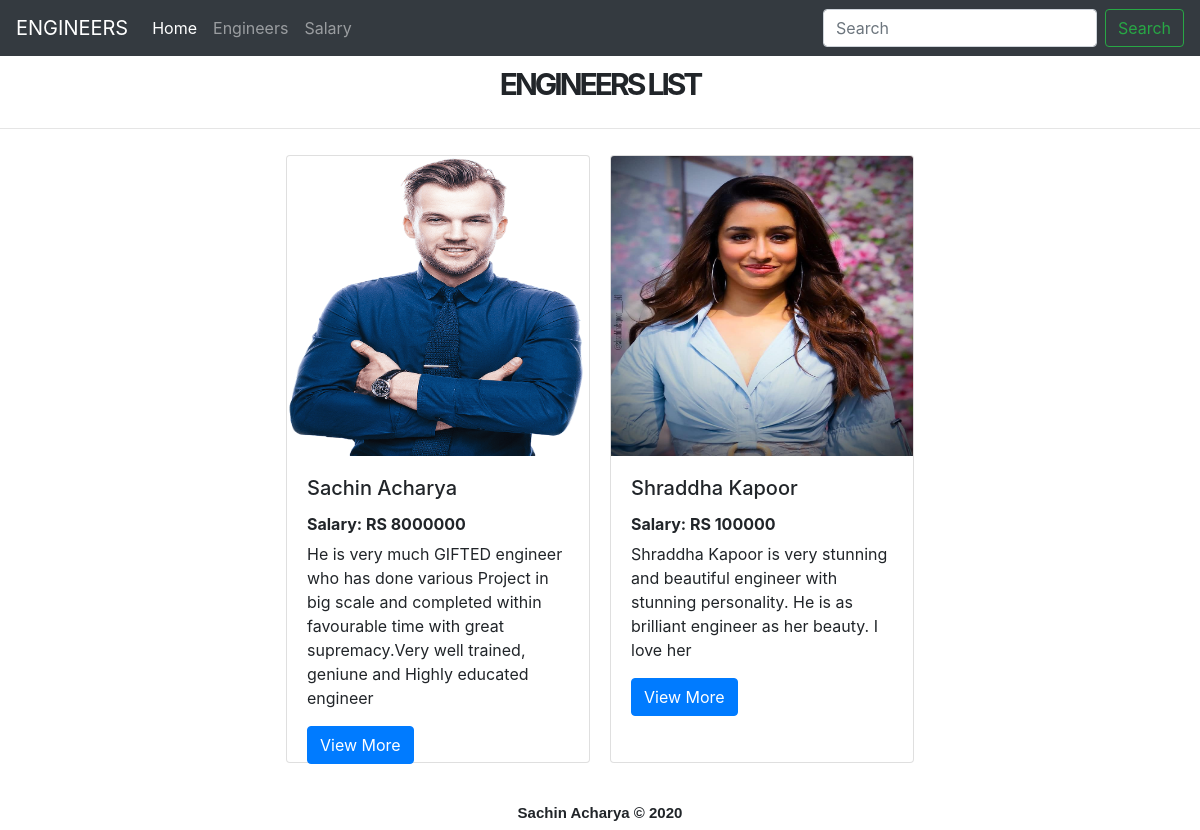
The page / on the database its author committed.
### tuts/models.py (models this page shows)
class Engineers(models.Model):
    id = models.AutoField
    name = models.CharField(max_length=50)
    salary = models.IntegerField(default=0)
    details = models.CharField(max_length=200,default="")
    profile_pic = models.ImageField(upload_to="tuts/images",default="")
    def __str__(self):
        return self.name

### tuts/views.py (the view)
# urls.py: path("",views.index,name="home"),
def index(request, engineers=None):
    engineer = Engineers.objects.all()
    print(engineer)
    n = len(engineer)
    slideNo = n//4 + ceil((n/4) - (n//4))
    params = {
        'engineer': engineer,
        'slideAmt': slideNo,
        'range': range(slideNo)
    }
    return render(request,"tuts/index.html",params)

### tuts/templates/tuts/index.html (shortened to what this page needs)
{% extends 'tuts/basic.html' %}
{%block body%}
<h1 style="text-align:center;font-size: 30px;padding: 10px;color: #212529;font-weight: bold;letter-spacing: -3px;">ENGINEERS LIST</h1>
<hr>
    <div class="container" style="display: flex;justify-content: center;align-items: center;flex-wrap: wrap;">
        {% for i in engineer %}
        <div class="card" style="width: 19rem;height: 38rem;margin: 10px;">
        <img src="media/{{i.profile_pic}}" class="card-img-top" alt="{{i.name}}">
        <div class="card-body">
        <h5 class="card-title">{{i.name}}</h5>
        <p class="card-text" style="font-weight: bold;">Salary: RS {{i.salary}}</p>
        <p class="card-text" style="margin-top: -10px;">{{i.details}}</p>
        <a href="#" class="btn btn-primary">View More</a>
        </div>
        </div>
        {%endfor%}
    </div>
{%endblock%}
    {% load static %}

### tuts/templates/tuts/basic.html (shortened to what this page needs)
{% load static %}
<!doctype html>
<html lang="en">
  <head>
    <link rel="stylesheet" href="https://stackpath.bootstrapcdn.com/bootstrap/4.5.2/css/bootstrap.min.css">
      <link rel="stylesheet" type="text/css" href="{%static 'tuts/style.css' %}">
  </head>
  <div>
    <body>
        <nav class="navbar navbar-expand-lg navbar-dark bg-dark">
        <a class="navbar-brand" href="/">ENGINEERS</a>
        <div class="collapse navbar-collapse" id="navbarText">
        <ul class="navbar-nav mr-auto">
        <li class="nav-item active">
        <a class="nav-link" href="/">Home <span class="sr-only">(current)</span></a>
        </li>
        <li class="nav-item">
        <a class="nav-link" href="/engineer">Engineers</a>
        </li>
        <li class="nav-item">
        <a class="nav-link" href="/salary">Salary</a>
        </li>
        </ul>
        <form class="form-inline">
        <input class="form-control mr-sm-2" type="search" placeholder="Search" aria-label="Search">
        <button class="btn btn-outline-success my-2 my-sm-0" type="submit">Search</button>
        </form>
        </div>
        </nav>
    {% block body%}{% endblock %}
<br>
<footer
        style="font-family: sans-serif;
        font-size: 15px;
        font-weight: bold;
        text-align: center;
        z-index: 1000;
        width: 100%;
        padding: 5px;
">
    Sachin Acharya &#169; 2020
</footer>
  </body>
</html>

### tuts/static/tuts/style.css (style rules this page uses)
body { background: transparent; }

### rows shown on the page
Engineers: profile_pic (picture), name "Sachin Acharya", salary "8000000", details "He is very much GIFTED engineer who has done various Project in big scale and completed within favourable time with great supremacy.Very well trained, geniune and Highly educated engineer"
Engineers: profile_pic (picture), name "Shraddha Kapoor", salary "100000", details "Shraddha Kapoor is very stunning and beautiful engineer with stunning personality. He is as brilliant engineer as her beauty. I love her"
